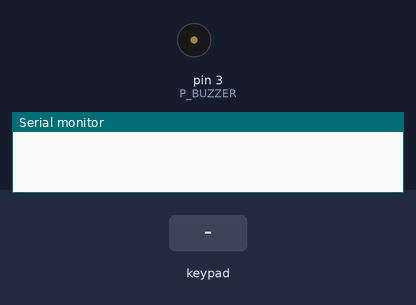
Recording of a sketch running on a simulated Arduino Uno, built with avr-gcc and run on an emulated ATmega328P. Shown: buzzer (waves = sounding), the last lines printed to the serial monitor. Wiring (inferred from the names in the program): 4×4 keypad with keys 1 2 3 A 4 5 6 B 7 8 9 C * 0 # D (labels assumed): rows pin 12, pin 11, pin 10, pin 9; columns pin 8, pin 7, pin 6, pin 5. Inputs (shaded band) come from the test bench.

Above: at 1.2 s.
1.3 s: key '2' pressed
At 2.2 s:
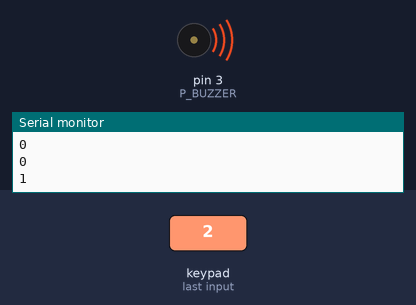
Timing chart, 0 to 4.3 s (numbered marks = the images above; inputs shaded):
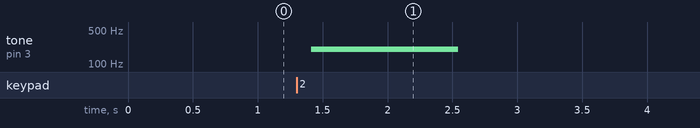

The sketch:

1.2_Prime_Identifier.ino
```cpp
/*
 * Identifying prime number between 0-9
 * if it is prime, the buzzer will on in 200Hz
 * using combinatorial logic
 */
#define P_BUZZER 3
#define N_KEY 4
#define NO_KEY -1

int p_row[N_KEY] = {12, 11, 10, 9};
int p_col[N_KEY] = {8, 7, 6, 5};

int keyPressed(){
  for (int i=0; i<N_KEY; i++) {
    digitalWrite(p_row[i], LOW);
    delay(10);
    for (int j=0; j<N_KEY; j++) {
      int key = digitalRead(p_col[j]);
      if (key == LOW){
        digitalWrite(p_row[i],HIGH);
        return (i*N_KEY) + j;
      }
    }
    digitalWrite(p_row[i], HIGH);
  }
  return NO_KEY;
}

void keyInit(){
  for (int i=0; i<N_KEY; i++){
    pinMode(p_row[i],OUTPUT);
    pinMode(p_col[i],INPUT_PULLUP);

    digitalWrite(p_row[i],LOW);
  }
}

void setup() {
  Serial.begin(9600);
  pinMode(P_BUZZER, OUTPUT);
  keyInit();
}

boolean isPrime(int number){
  boolean b[N_KEY];
  for (int i=0; i<N_KEY; i++){
    b[i] = number & 1;
    number = number >> 1;
    Serial.println(b[i]);
  }
  //Combinatorial
  return (!b[3]*!b[2]*b[1]*!b[0])+(b[3]*!b[2]*!b[1]*!b[0])+(!b[3]*!b[1]*b[0]);
}

void loop() {
  int number = keyPressed();
  if (number != NO_KEY){
    if(isPrime(number) == true){
      tone(P_BUZZER, 200, 1023);
    }
    Serial.println(number);
  }
  delay(100);
}
```

Measured:
- after the input at 1.3 s, tone on pin 3 (P_BUZZER): silent → 200 Hz after 0.11 s, → silent 1.1 s later
